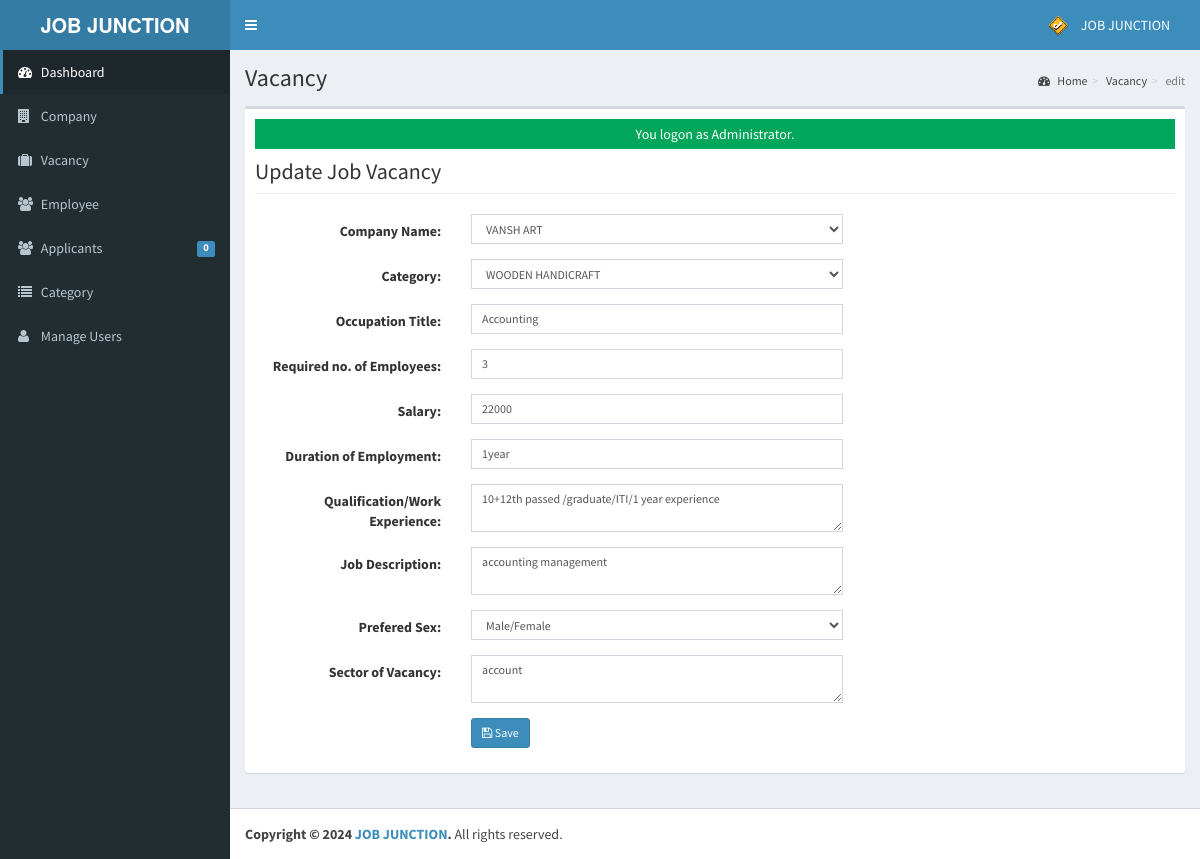
The app's page /admin/vacancy/index.php?view=edit&id=3 (signed in) with its own data.
### tables this page shows
CREATE TABLE `tblusers` (
  `USERID` varchar(30) NOT NULL,
  `FULLNAME` varchar(40) NOT NULL,
  `USERNAME` varchar(90) NOT NULL,
  `PASS` varchar(90) NOT NULL,
  `ROLE` varchar(30) NOT NULL,
  `PICLOCATION` varchar(255) NOT NULL
);

CREATE TABLE `tbljob` (
  `JOBID` int(11) NOT NULL,
  `COMPANYID` int(11) NOT NULL,
  `CATEGORY` varchar(250) NOT NULL,
  `OCCUPATIONTITLE` varchar(90) NOT NULL,
  `REQ_NO_EMPLOYEES` int(11) NOT NULL,
  `SALARIES` double NOT NULL,
  `DURATION_EMPLOYEMENT` varchar(90) NOT NULL,
  `QUALIFICATION_WORKEXPERIENCE` text NOT NULL,
  `JOBDESCRIPTION` text NOT NULL,
  `PREFEREDSEX` varchar(30) NOT NULL,
  `SECTOR_VACANCY` text NOT NULL,
  `JOBSTATUS` varchar(90) NOT NULL,
  `DATEPOSTED` datetime NOT NULL
);

### admin/vacancy/index.php (called while the page is built, shortened)
<?php
require_once("../../include/initialize.php");
$title="Vacancy";
require_once ("../theme/templates.php");
?>

### include/database.php (called while the page is built, shortened)
<?php
class Database {
	var $sql_string = '';
	private $conn;
	public function open_connection() {
		$this->conn = mysqli_connect(server,user,pass);
		if(!$this->conn){
			echo "Problem in database connection! Contact administrator!";
			exit();
		}else{
			$db_select = mysqli_select_db($this->conn,database_name);
		}
	}
	function setQuery($sql='') {
		$this->sql_string=$sql;
	}
	function executeQuery() {
		$result = mysqli_query($this->conn,$this->sql_string);
		return $result;
	}
	private function confirm_query($result) {
		return $result;
	}
	function loadResultList( $key='' ) {
		$cur = $this->executeQuery();
		$array = array();
		while ($row = mysqli_fetch_object($cur)) {
			if ($key) {
				$array[$row->$key] = $row;
			} else {
				$array[] = $row;
			}
		}
		return $array;
	}
	function loadSingleResult() {
		$cur = $this->executeQuery();
		while ($row = mysqli_fetch_object($cur)) {
		return $data = $row;
		}
	}
}
$mydb = new Database();
?>

### include/accounts.php (called while the page is built, shortened)
<?php
require_once(LIB_PATH.DS.'database.php');
class User {
	protected static  $tblname = "tblusers";
	function single_user($id=""){
			global $mydb;
			$mydb->setQuery("SELECT * FROM ".self::$tblname."
				Where USERID= '{$id}' LIMIT 1");
			$cur = $mydb->loadSingleResult();
			return $cur;
	}
}
?>

### include/function.php (called while the page is built, shortened)
<?php
function currentpage(){
		$this_page = $_SERVER['SCRIPT_NAME'];
	    $bits = explode('/',$this_page);
		 return $bits[3];
	}
		?>

### include/job.php (called while the page is built, shortened)
<?php
require_once(LIB_PATH.DS.'database.php');
class Jobs {
	protected static  $tblname = "tbljob";
	function single_job($id=""){
			global $mydb;
			$mydb->setQuery("SELECT * FROM ".self::$tblname."
				Where JOBID= '{$id}' LIMIT 1");
			$cur = $mydb->loadSingleResult();
			return $cur;
	}
}
?>

### admin/vacancy/edit.php (the view, shortened to what this page needs)
<?php
  $jobid = $_GET['id'];
  $job = New Jobs();
  $res = $job->single_job($jobid);
?>
<form class="form-horizontal span6" action="controller.php?action=edit" method="POST">
  <div class="row">
                   <div class="col-lg-12">
                      <h1 class="page-header">Update Job Vacancy</h1>
                    </div>
                 </div>
                 <div class="form-group">
                    <div class="col-md-8">
                      <label class="col-md-4 control-label" for=
                      "COMPANYNAME">Company Name:</label>
                      <div class="col-md-8">
                        <select class="form-control input-sm" id="COMPANYID" name="COMPANYID">
                          <?php
                            $sql ="Select * From tblcompany WHERE COMPANYID=".$res->COMPANYID;
                            $mydb->setQuery($sql);
                            $result  = $mydb->loadResultList();
                            foreach ($result as $row) {
                              echo '<option SELECTED value='.$row->COMPANYID.'>'.$row->COMPANYNAME.'</option>';
                            }
                            $sql ="Select * From tblcompany WHERE COMPANYID!=".$res->COMPANYID;
                            $mydb->setQuery($sql);
                          ?>
                        </select>
                      </div>
                    </div>
                  </div>
                  <div class="form-group">
                    <div class="col-md-8">
                      <label class="col-md-4 control-label" for=
                      "CATEGORY">Category:</label>
                      <div class="col-md-8">
                        <select class="form-control input-sm" id="CATEGORY" name="CATEGORY">
                          <?php
                            $sql ="SELECT * FROM `tblcategory` WHERE CATEGORY='".$res->CATEGORY."'";
                            $mydb->setQuery($sql);
                            $cur  = $mydb->loadResultList();
                            foreach ($cur as $result) {
                              echo '<option SELECTED value='.$result->CATEGORYID.'>'.$result->CATEGORY.'</option>';
                            }
                          ?>
                        </select>
                      </div>
                    </div>
                  </div>
                  <div class="form-group">
                    <div class="col-md-8">
                      <label class="col-md-4 control-label" for=
                      "OCCUPATIONTITLE">Occupation Title:</label>
                      <div class="col-md-8">
                         <input class="form-control input-sm" id="OCCUPATIONTITLE" name="OCCUPATIONTITLE" placeholder="Occupation Title"   autocomplete="none" value="<?php echo $res->OCCUPATIONTITLE; ?>"/>
                      </div>
                    </div>
                  </div>
                    <div class="form-group">
                    <div class="col-md-8">
                      <label class="col-md-4 control-label" for=
                      "REQ_NO_EMPLOYEES">Required no. of Employees:</label>
                      <div class="col-md-8">
                         <input class="form-control input-sm" id="REQ_NO_EMPLOYEES" name="REQ_NO_EMPLOYEES" placeholder="Required no. of Employees"   autocomplete="none" value="<?php echo $res->REQ_NO_EMPLOYEES ?>"/>
                      </div>
                    </div>
                  </div>
                  <div class="form-group">
                    <div class="col-md-8">
                      <label class="col-md-4 control-label" for=
                      "SALARIES">Salary:</label>
                      <div class="col-md-8">
                         <input class="form-control input-sm" id="SALARIES" name="SALARIES" placeholder="Salary"   autocomplete="none" value="<?php echo $res->SALARIES ?>"/>
                      </div>
                    </div>
                  </div>
                  <div class="form-group">
                    <div class="col-md-8">
                      <label class="col-md-4 control-label" for=
                      "DURATION_EMPLOYEMENT">Duration of Employment:</label>
                      <div class="col-md-8">
                         <input class="form-control input-sm" id="DURATION_EMPLOYEMENT" name="DURATION_EMPLOYEMENT" placeholder="Duration of Employment"   autocomplete="none" value="<?php echo $res->DURATION_EMPLOYEMENT ?>"/>
                      </div>
                    </div>
                  </div>
                  <div class="form-group">
                    <div class="col-md-8">
                      <label class="col-md-4 control-label" for=
                      "QUALIFICATION_WORKEXPERIENCE">Qualification/Work Experience:</label>
                      <div class="col-md-8">
                        <textarea class="form-control input-sm" id="QUALIFICATION_WORKEXPERIENCE" name="QUALIFICATION_WORKEXPERIENCE" placeholder="Qualification/Work Experience"   autocomplete="none" ><?php echo $res->QUALIFICATION_WORKEXPERIENCE ?></textarea>
                      </div>
                    </div>
                  </div>
                  <div class="form-group">
                    <div class="col-md-8">
                      <label class="col-md-4 control-label" for=
                      "JOBDESCRIPTION">Job Description:</label>
                      <div class="col-md-8">
                        <textarea class="form-control input-sm" id="JOBDESCRIPTION" name="JOBDESCRIPTION" placeholder="Job Description"   autocomplete="none"><?php echo $res->JOBDESCRIPTION ?></textarea>
                      </div>
                    </div>
                  </div>
                 <div class="form-group">
                    <div class="col-md-8">
                      <label class="col-md-4 control-label" for=
                      "PREFEREDSEX">Prefered Sex:</label>
                      <div class="col-md-8">
                          <select class="form-control input-sm" id="PREFEREDSEX" name="PREFEREDSEX">
                           <option <?php echo ($res->PREFEREDSEX=='Male/Female') ? "SELECTED" :"" ?>>Male/Female</option>
                        </select>
                      </div>
                    </div>
                  </div>
                  <div class="form-group">
                    <div class="col-md-8">
                      <label class="col-md-4 control-label" for=
                      "SECTOR_VACANCY">Sector of Vacancy:</label>
                      <div class="col-md-8">
                        <textarea class="form-control input-sm" id="SECTOR_VACANCY" name="SECTOR_VACANCY" placeholder="Sector of Vacancy"   autocomplete="none"><?php echo $res->SECTOR_VACANCY ?></textarea>
                      </div>
                    </div>
                  </div>
                  <div class="form-group">
                    <div class="col-md-8">
                      <label class="col-md-4 control-label" for=
                      "idno"></label>
                      <div class="col-md-8">
                         <button class="btn btn-primary btn-sm" name="save" type="submit" ><span class="fa fa-save fw-fa"></span> Save</button>
                     </div>
                    </div>
                  </div>
</form>

### admin/theme/templates.php (shortened to what this page needs)
<!DOCTYPE html>
<html>
<head>
    <link rel="stylesheet" href="<?php echo web_root;?>bootstrap/css/bootstrap.min.css">
    <link rel="stylesheet" href="<?php echo web_root;?>plugins/font-awesome/css/font-awesome.min.css">
    <link rel="stylesheet" href="<?php echo web_root;?>dist/css/AdminLTE.min.css">
    <link rel="stylesheet" href="<?php echo web_root;?>dist/css/skins/_all-skins.min.css">
    <link rel="stylesheet" href="<?php echo web_root;?>plugins/iCheck/flat/blue.css">
    <link rel="stylesheet" href="<?php echo web_root;?>plugins/morris/morris.css">
    <link rel="stylesheet" href="<?php echo web_root;?>plugins/jvectormap/jquery-jvectormap-1.2.2.css">
    <link href="<?php echo web_root; ?>plugins/datepicker/bootstrap-datetimepicker.min.css" rel="stylesheet"
        media="screen">
    <link rel="stylesheet" href="<?php echo web_root;?>plugins/dataTables/jquery.dataTables.min.css">
    <link rel="stylesheet" href="<?php echo web_root;?>plugins/bootstrap-wysihtml5/bootstrap3-wysihtml5.min.css">
</head>
<body class="hold-transition skin-blue fixed sidebar-mini">
    <div class="wrapper">
        <header class="main-header">
            <a href="<?php echo web_root;?>/admin/" class="logo">
                <span class="logo-lg"><b>JOB JUNCTION</b></span>
            </a>
            <nav class="navbar navbar-static-top" role="navigation">
                <a href="#" class="sidebar-toggle" data-toggle="offcanvas" role="button">
                </a>
                <div class="navbar-custom-menu">
                    <ul class="nav navbar-nav">
                        <?php
              $user = New User();
              $singleuser = $user->single_user($_SESSION['ADMIN_USERID']);
          ?>
                        <li class="dropdown user user-menu" style="padding-right: 15px;">
                            <a href="#" class="dropdown-toggle" data-toggle="dropdown">
                                <img src="<?php echo web_root.'admin/user/'. $singleuser->PICLOCATION;?>"
                                    class="user-image" alt="User Image">
                                <span class="hidden-xs"><?php echo $singleuser->FULLNAME; ?></span>
                            </a>
                        </li>
                    </ul>
                </div>
            </nav>
        </header>
        <aside class="main-sidebar">
            <section class="sidebar">
                <ul class="sidebar-menu">
                    <li class="<?php echo (currentpage() == 'index.php') ? "active" : false;?>">
                        <a href="<?php echo web_root ;?>admin/">
                            <i class="fa fa-dashboard"></i> <span>Dashboard</span>
                        </a>
                    </li>
                    <li class="<?php echo (currentpage() == 'company') ? "active" : false;?>">
                        <a href="<?php echo web_root ;?>admin/company/">
                            <i class="fa fa-building"></i> <span>Company</span>
                        </a>
                    </li>
                    <li class="<?php echo (currentpage() == 'vacancy') ? "active" : false;?>">
                        <a href="<?php echo web_root ;?>admin/vacancy/">
                            <i class="fa fa-suitcase"></i> <span>Vacancy</span>
                        </a>
                    </li>
                    <li class="<?php echo (currentpage() == 'employee') ? "active" : false;?>">
                        <a href="<?php echo web_root ;?>admin/employee/">
                            <i class="fa fa-users"></i> <span>Employee</span>
                        </a>
                    </li>
                    <li class="<?php echo (currentpage() == 'applicants') ? "active" : false;?>">
                        <a href="<?php echo web_root ;?>admin/applicants/">
                            <i class="fa fa-users"></i> <span>Applicants</span>
                            <span class="label label-primary pull-right">
                                <?php
                $sql = "SELECT count(*) as 'APPL' FROM `tbljobregistration` WHERE `PENDINGAPPLICATION`=1";
                $mydb->setQuery($sql);
                $pending = $mydb->loadSingleResult();
                echo $pending->APPL;
              ?>
                            </span>
                        </a>
                    </li>
                    <li class="<?php echo (currentpage() == 'category') ? "active" : false;?>">
                        <a href="<?php echo web_root ;?>admin/category/">
                            <i class="fa fa-list"></i> <span>Category</span>
                        </a>
                    </li>
                    <li class="<?php echo (currentpage() == 'user') ? "active" : false;?>">
                        <a href="<?php echo web_root; ?>admin/user/">
                            <i class="fa fa-user"></i> <span>Manage Users</span> </a>
                    </li>
                </ul>
            </section>
        </aside>
        <div class="content-wrapper">
            <section class="content-header">
                <h1>
                    <?php echo isset($title) ? $title : ''; ?>
                </h1>
                <ol class="breadcrumb">
                    <?php
          if ($title!='Home') {
            $active_title = '';
            if (isset($_GET['view'])) {
              $active_title = '<li class='.$active_title.'><a href="index.php">'.$title.'</a></li>';
            }else{
              $active_title = '<li class='.$active_title.'>'.$title.'</li>';
            }
            echo '<li><a href='.web_root.'admin/><i class="fa fa-dashboard"></i> Home</a></li>';
            echo  $active_title;
            echo  isset($_GET['view']) ? '<li class="active">'.$_GET['view'].'</li>' : '';
          }
        ?>
                </ol>
            </section>
            <section class="content">
                <div class="row">
                    <div class="col-xs-12">
                        <div class="box">
                            <div class="box-body">
                                <?php
               require_once $content;
               ?>
                            </div>
                        </div>
                    </div>
                </div>
            </section>
        </div>
        <footer class="main-footer">
            <strong>Copyright &copy; 2024 <a href="#">JOB JUNCTION</a>.</strong> All rights
            reserved.
        </footer>
</body>
</html>

### records on screen
tblusers: PICLOCATION (picture), FULLNAME "JOB JUNCTION"
tbljob: OCCUPATIONTITLE "Accounting", REQ_NO_EMPLOYEES "3", SALARIES "22000", DURATION_EMPLOYEMENT "1year", QUALIFICATION_WORKEXPERIENCE "10+12th passed /graduate/ITI/1 year experience", JOBDESCRIPTION "accounting management", SECTOR_VACANCY "account"

### other values on screen
$pending->APPL "0"
$title "Vacancy"
$_GET['view'] "edit"
$_SESSION['message'] "You logon as Administrator."
form field COMPANYID "VANSH ART"
form field CATEGORY "WOODEN HANDICRAFT"
